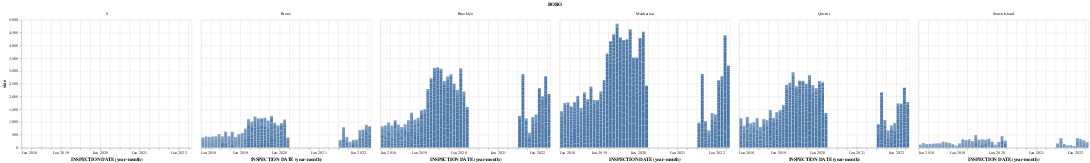

The cell this chart's notebook holds for it:
### Code cell
alt.Chart(rests_by_date).mark_bar().encode(
    x ="yearmonth(INSPECTION DATE)",
    y="size",
    facet="BORO",
)

### Figure 1 — Vega-Lite specification as saved in the notebook (floating-point values rounded to 4 significant figures; data arrays with more than 128 entries replaced by an {"elided": "..."} marker saying what was removed)
{"config": {"view": {"continuousWidth": 400, "continuousHeight": 300}}, "data": {"name": "data-05cef7ec0b38404cd80737da18db2c19"}, "mark": "bar", "encoding": {"facet": {"field": "BORO", "type": "nominal"}, "x": {"field": "INSPECTION DATE", "timeUnit": "yearmonth", "type": "temporal"}, "y": {"field": "size", "type": "quantitative"}}, "$schema": "https://vega.github.io/schema/vega-lite/v4.17.0.json", "datasets": {"data-05cef7ec0b38404cd80737da18db2c19": {"elided": "4086 records"}}}
